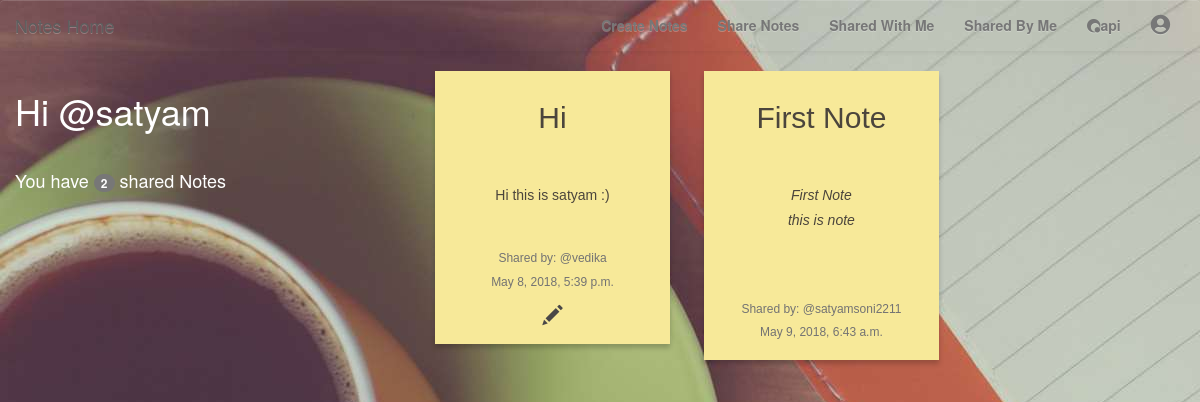
/notes/shared_with_me/ (signed in), run on an earlier commit of the app's database.
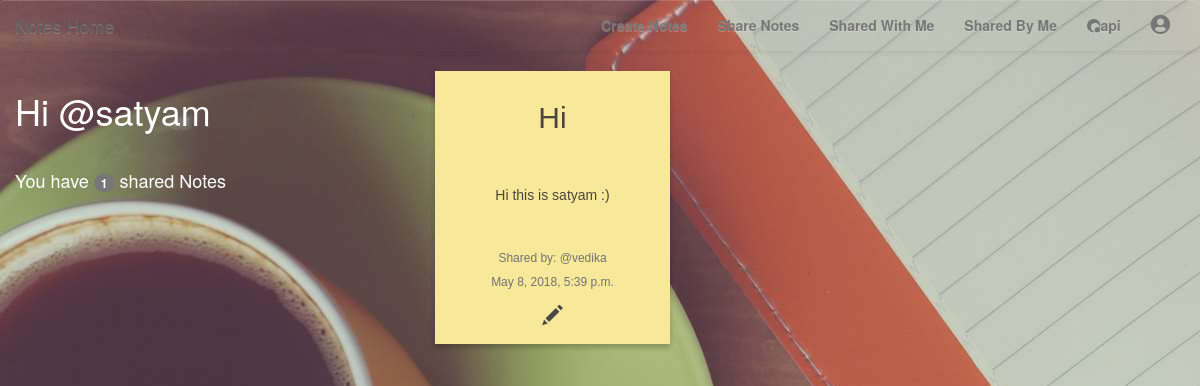
And on a later commit of the database.
### notes/models.py (models this page shows, shortened)
class SharedNotes(models.Model):
    note = models.ForeignKey(Notes,related_name='shared_note')
    user = models.ForeignKey(User,related_name='shared_user')
    shared_by = models.CharField(max_length=30,null=True)
    shared_on = models.DateTimeField(auto_now=True)
    can_edit = models.BooleanField(default=False)
    class Meta:
        unique_together = ('note','user')

class Notes(models.Model):
    title = models.CharField(max_length=30)
    created = models.DateTimeField(auto_now=True)
    text = models.CharField(max_length=2000)
    user = models.ForeignKey(User,related_name='notes')
    class Meta:
        ordering = ['-created']

### notes/views.py (the view)
class SharedWithMe(LoginRequiredMixin,generic.ListView):
    model = SharedNotes
    def get_queryset(self):
        User = get_user_model()
        try:
            self.shared_notes = SharedNotes.objects.filter(user__username__iexact=self.request.user.username)
        except User.DoesNotExist:
            raise Http404
        else:
            return self.shared_notes
    def get_context_data(self, **kwargs):
        context = super().get_context_data(**kwargs)
        context['shared_notes'] = self.shared_notes
        return context

### notes/templates/notes/sharednotes_list.html
{% extends "base.html" %}
{% block content %}
	<div class="row">
		<div class="col-md-4">
			<h1 id='wh'>Hi @{{user.username}}</h1>
			<br>
			<h4 id='wh'>You have <span class="badge">{{shared_notes.all.count}}</span> shared Notes</h4>
		</div>
		<div class="col-md-8">
			{% for sharednote in object_list %}
				{% if sharednote.user.username == user.username  %}
					<div class="note-wrap note-white">
						<h2>{{sharednote.note.title}}</h2>
						<br>
						<h5>{{sharednote.note.text|safe}}</h5>
						<br>
						<h5 class="help-block" id='usertag'>Shared by: @{{sharednote.shared_by}}</h5>
						<h5 class="help-block" id='usertag'>{{sharednote.shared_on}}</h5>
						{% if sharednote.can_edit is True %}
							<a href="{% url 'notes:update' pk=sharednote.note.pk %}">
								<span class="glyphicon glyphicon-pencil"></span>
							</a>
						{% endif %}
					</div>
				{% endif %}
			{% endfor %}
		</div>
	</div>
{% endblock %}

What changed in the data, as far as the page shows it:
removed SharedNotes: note "First Note", note.text "First Note this is note", shared_by "satyamsoni2211", shared_on "May 9, 2018, 6:43 a.m."
Also different on the page:
{{ shared_notes.all.count }}: "2" → "1"
